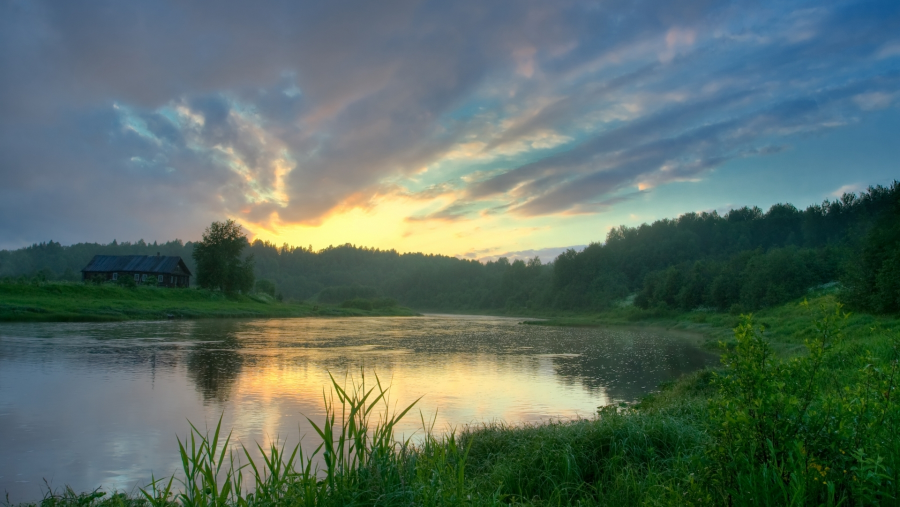
#> input picture Basic_operations_and_Intensity_transformation/images/img.jpeg, 1800 x 1013 px, found by its file name (shown at 1/2 size)
$ jupyter execute Basic_operations_and_Intensity_transformation.ipynb
#> lines starting #> are read from the running program, lines starting #| are printed output that depends on the picture; after the words box and inside, x2 and y2 are one past the last pixel; in counts of white or black regions, pixels touching at a corner belong together
## **Basic operations and Intensity transformation (Point operations)**

[cell 1]
import cv2
import numpy as np
import matplotlib.cm as cm
import matplotlib.pyplot as plt
from PIL import Image, ImageOps, ImageChops
from google.colab.patches import cv2_imshow

import warnings
warnings.filterwarnings('ignore')

### Perform the following operations using library functions.

a. Read, Display and write any color image in other formats.

[cell 2]
img = cv2.imread('/content/images/img.jpeg') #Read the given image
#> img is the input picture: shape (1013, 1800, 3); mean B, G, R 100.3, 109.5, 90.3
print('Image Dimensions :', img.shape)
#| Image Dimensions : (1013, 1800, 3)
cv2_imshow(img) #Display the given image
#save matrix/array as image file
isWritten = cv2.imwrite('/content/images/image1.jpg', img) #Write the given image
if isWritten:
  print('The image is successfully saved as a file.')
cv2.waitKey(0)
cv2.destroyAllWindows()

b. Find the RED, GREEN and BLUE plane of the color image.

[cell 3]
img = cv2.imread(r'/content/images/img.jpeg')
row,col,plane = img.shape
#> row = 1013; col = 1800; plane = 3
temp1 = np.zeros((row,col,plane),np.uint8) #Set the new image to zero
temp1[:,:,0] = img[:,:,0] #Blue plane
cv2.imwrite('/content/images/blueplane.jpg', temp1)
temp2 = np.zeros((row,col,plane),np.uint8)
temp2[:,:,1] = img[:,:,1] #Green plane
cv2.imwrite('/content/images/greenplane.jpg', temp2)
temp3 = np.zeros((row,col,plane),np.uint8)
temp3[:,:,2] = img[:,:,2] #Red plane
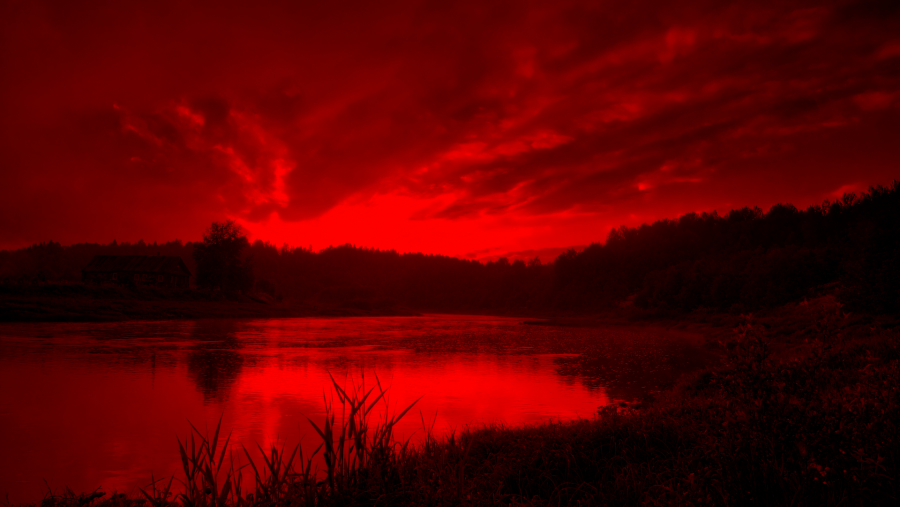
#> temp3: shape (1013, 1800, 3) (shown at 1/2 size); mean B, G, R 0, 0, 90.3
cv2.imwrite('/content/images/redplane.jpg', temp3)
#> Out = True

c. Convert color image into a grayscale image and binary image.

[cell 4]
#Grey image
image = cv2.imread('/content/images/img.jpeg') # Reading color image
# Converting color image to grayscale image
gray = cv2.cvtColor(image, cv2.COLOR_BGR2GRAY)
cv2.imwrite('/content/images/gray.jpg', gray)

#Binary image
img = cv2.imread('/content/images/img.jpeg',2) # Reading color image
#> img: shape (1013, 1800); min 0, max 245, mean 102.7
ret, bw_img = cv2. threshold(img,127,255,cv2. THRESH_BINARY)
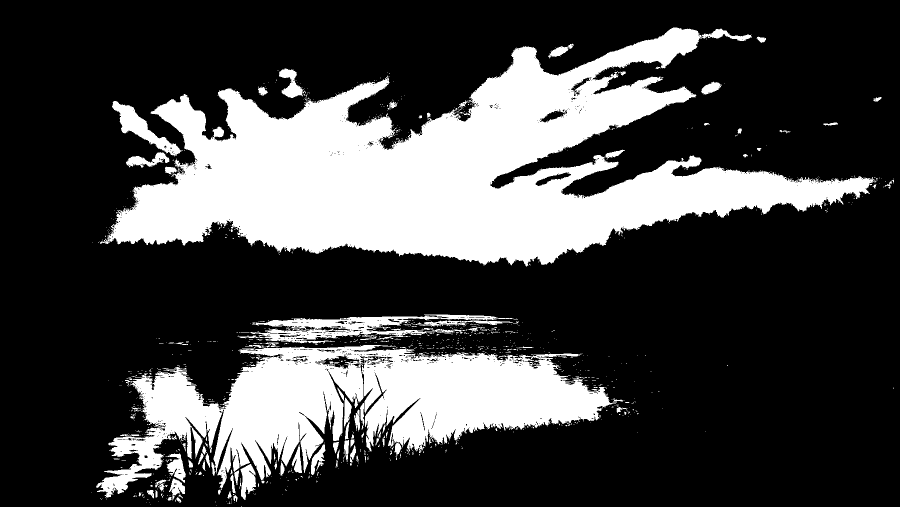
#> bw_img: shape (1013, 1800) (shown at 1/2 size); 27% white; 1177 white regions (1067 under 20 px), largest, box (x1, y1, x2, y2) and area: (200, 55, 1752, 533) 318235, (192, 688, 1234, 995) 139545, (499, 629, 1036, 687) 10487
cv2.imwrite('/content/images/bwimg.jpg', bw_img)
#> Out = True

d. Resize the image by one half and one quarter.

[cell 5]
img = cv2.imread('/content/images/img.jpeg', cv2.IMREAD_UNCHANGED)
print('Original Dimensions : ',img.shape)
#| Original Dimensions :  (1013, 1800, 3)

#resize the image by one half
scale_percent = 50 # percent of original size
width = int(img.shape[1] * scale_percent / 100)
#> width = 900
height = int(img.shape[0] * scale_percent / 100)
#> height = 506
dim = (width, height)
#> dim = (900, 506)
# resize image
resizedHalf = cv2.resize(img, dim, interpolation = cv2.INTER_AREA)
print('Resized Dimensions : ',resizedHalf.shape)
#| Resized Dimensions :  (506, 900, 3)
cv2.imwrite('/content/images/resizedHalf.jpg', resizedHalf)


#resize the image by one quarter
scale_percent = 25 # percent of original size
width = int(img.shape[1] * scale_percent / 100)
#> width = 450
height = int(img.shape[0] * scale_percent / 100)
#> height = 253
dim = (width, height)
#> dim = (450, 253)
# resize image
resizedQuarter = cv2.resize(img, dim, interpolation = cv2.INTER_AREA)
print('Resized Dimensions : ',resizedQuarter.shape)
#| Resized Dimensions :  (253, 450, 3)
cv2.imwrite('/content/images/resizedQuarter.jpg', resizedQuarter)
#> Out = True

e. The image rotates by 45, 90 and 180 degrees.

[cell 6]
img = cv2.imread('/content/images/img.jpeg')
# get image height, width
(h, w) = img.shape[:2]
#> h = 1013; w = 1800
# calculate the center of the image
center = (w / 2, h / 2)
#> center = (900, 506.5)
angle45 = 45
angle90 = 90
angle180 = 180
scale = 1.0
# 45 degrees
M = cv2.getRotationMatrix2D(center, angle45, scale)
rotated45 = cv2.warpAffine(img, M, (h, w))
# 90 degrees
M = cv2.getRotationMatrix2D(center, angle90, scale)
rotated90 = cv2.warpAffine(img, M, (h, w))
# 180 degrees
M = cv2.getRotationMatrix2D(center, angle180, scale)
rotated180 = cv2.warpAffine(img, M, (w, h))
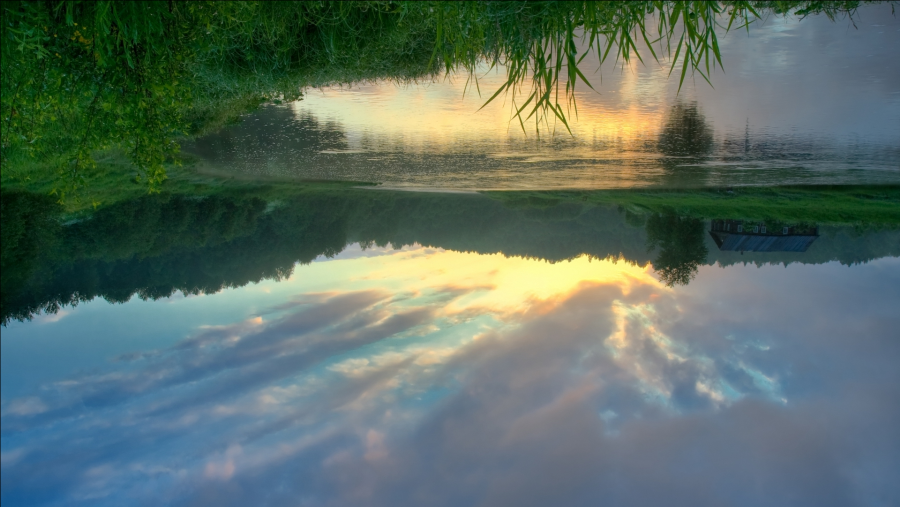
#> rotated180: shape (1013, 1800, 3) (shown at 1/2 size); mean B, G, R 100.1, 109.3, 90.2
cv2.imwrite('/content/images/rotated45.jpg', rotated45)
cv2.imwrite('/content/images/rotated90.jpg', rotated90)
cv2.imwrite('/content/images/rotated180.jpg', rotated180)
#> Out = True

### Create black and white images (A) of size 1024x1024. Which consists of alternative horizontal lines of black and white. Each line is of size 128. And create black and white images (B) of size 1024x1024. Which consists of alternative vertical lines of black and white.

a. Perform the following operations on Image A and Image B.

i. Image addition of A and B

ii. Subtraction of A and B

iii. Multiplying Images of A and B

[cell 7]
height=1024
width=1024
blank_image = np.zeros((height,width,3), np.uint8)
blank_image2 = np.zeros((height,width,3), np.uint8)

blank_image[0:height//3,:] = (255,255,255) # (B, G, R)
blank_image[height//8:2*height//8,:] = (0,0,0)
blank_image[2*height//8:3*height//8,:] = (255,255,255)
blank_image[3*height//8:4*height//8,:] = (0,0,0)
blank_image[4*height//8:5*height//8,:] = (255,255,255)
blank_image[5*height//8:6*height//8,:] = (0,0,0)
blank_image[6*height//8:7*height//8,:] = (255,255,255)
blank_image[7*height//8:height,:] = (0,0,0)
cv2.imwrite('/content/images/imageA.jpg',blank_image)

blank_image[2:,0:width//8] = (255,255,255) # (B, G, R)
blank_image2[:,width//8:2*width//8] = (0,0,0)
blank_image2[:,2*width//8:3*width//8] = (255,255,255)
blank_image2[:,3*width//8:4*width//8] = (0,0,0)
blank_image2[:,4*width//8:5*width//8] = (255,255,255)
blank_image2[:,5*width//8:6*width//8] = (0,0,0)
blank_image2[:,6*width//8:7*width//8] = (255,255,255)
blank_image2[:,7*width//8:width] = (0,0,0)
cv2.imwrite('/content/images/imageB.jpg',blank_image2)

cv2.waitKey(0)
cv2.destroyAllWindows()

img1 = cv2.imread('/content/images/imageA.jpg')
img2 = cv2.imread('/content/images/imageB.jpg')

#### Image addition of A and B
imgA = cv2.add(img1,img2)
#> imgA: shape (1024, 1024, 3); 68.8% white; 16 black regions, largest, box (x1, y1, x2, y2) and area: (0, 128, 256, 256) 32768, (0, 384, 256, 512) 32768, (0, 640, 256, 768) 32768
cv2.imwrite('/content/images/A+B.jpg',imgA)
cv2.waitKey(0)

#### Image subtraction of A and B
imgB = cv2.subtract(img1,img2)
#> imgB: shape (1024, 1024, 3); 31.2% white; 16 white regions, largest, box (x1, y1, x2, y2) and area: (0, 0, 256, 128) 32768, (0, 256, 256, 384) 32768, (0, 512, 256, 640) 32768
cv2.imwrite('/content/images/A-B.jpg',imgB)
cv2.waitKey(0)

### Multiplying Images of A and B
im1 = Image.open(r"/content/images/imageA.jpg")
im2 = Image.open(r"/content/images/imageB.jpg")
# applying multiply method
im3 = ImageChops.multiply(im1, im2)
#> im3: PIL image 1024x1024 RGB; 18.8% white; 12 white regions, largest, box (x1, y1, x2, y2) and area: (256, 0, 384, 128) 16384, (512, 0, 640, 128) 16384, (768, 0, 896, 128) 16384
im2.save('/content/images/A*B.jpg', quality=100)

b. Create a grayscale image of size 256x1024. The intensity of the image should vary sinusoidal.

[cell 8]
height, width = 256, 1024 #in pixels
spines = 'left', 'right', 'top', 'bottom'
labels = ['label' + spine for spine in spines]
tick_params = {spine : False for spine in spines}
tick_params.update({label : False for label in labels})
img = np.random.randint(0, 4097, (height, width))
desired_width = 8 #in inches
scale = desired_width / float(width)
fig, ax = plt.subplots(1, 1, figsize=(desired_width, height*scale))
img = ax.imshow(img, cmap=cm.Greys_r, interpolation='none')
#remove spines
for spine in spines:
  ax.spines[spine].set_visible(False)
#hide ticks and labels
ax.tick_params(**tick_params)
#save
fig.savefig('/content/images/grayscaleimg.jpg', dpi=300)

c. Create a white image of size 256x256, with black box of size 58x58 at centre

[cell 9]
img_1 = np.zeros([256,256,1],dtype=np.uint8)
img_1.fill(255)
cv2.rectangle(img_1,(58,58),(198,198),0,-1)
#> img_1: shape (256, 256, 1); 69.7% white; 1 black region, box (x1, y1, x2, y2) and area: (58, 58, 199, 199) 19881
print("image shape: ", img_1.shape)
#| image shape:  (256, 256, 1)
cv2.imwrite('/content/images/imgShape.jpg', img_1)

### Develop programs for following intensity transformation operation on a grayscale image. Collect any grayscale image from any source. Process that image using these operations.

a. Image negative

[cell 10]
im = Image.open('/content/images/grayscale.jpeg')
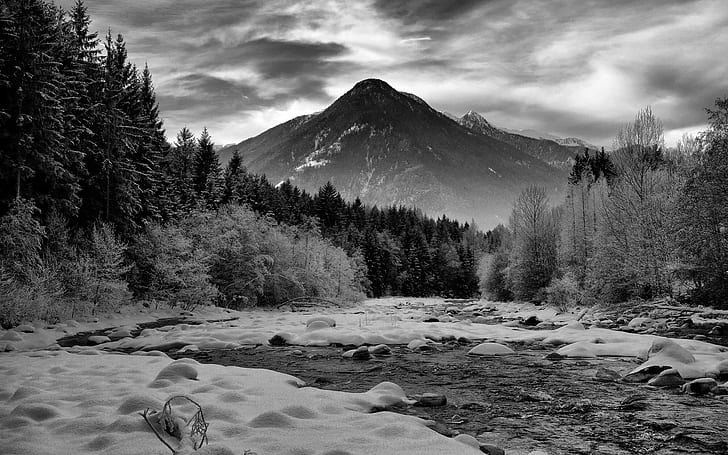
#> input picture Basic_operations_and_Intensity_transformation/images/grayscale.jpeg, 728 x 455 px, found by its file name
#> im is the input picture: PIL image 728x455 RGB; min 0, max 255, mean 101
im_invert = ImageOps.invert(im)
im_invert.save('/content/images/imgNegative.jpg', quality=95)

b. Log transformation and inverse log transform: s = c log (1+r), c is a const, r ≥ 0. S is the pixel intensity of the output image, r is the pixel intensity of the input image. Study the effect of constant c on the quality of output image.

[cell 11]
# Load the image
img = cv2.imread('/content/images/grayscale.jpeg')

####  Log transformation

# Apply log transform
img_log = (np.log(img+1)/(np.log(1+np.max(img))))*255
#> img_log: shape (455, 728, 3) float16; 0.12% of the values are NaN or infinite; the others: min 0, max 254.9, mean 195.9
# Specify the data type
img_log = np.array(img_log,dtype=np.uint8)
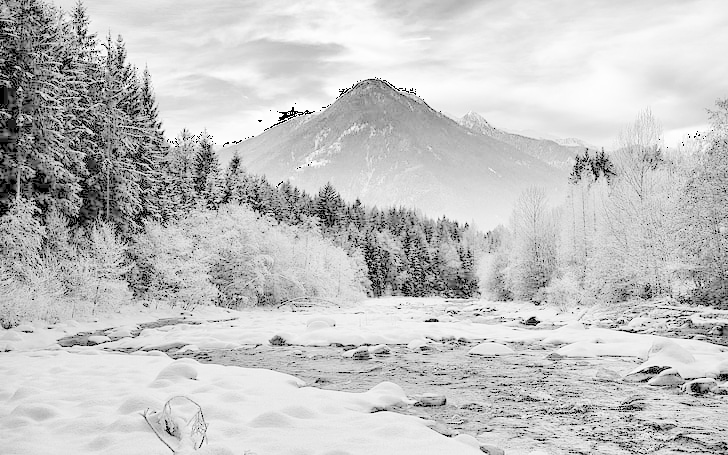
#> img_log: shape (455, 728, 3); min 0, max 254, mean 195.1
cv2.imwrite('/content/images/log_imageA.jpg',img_log)


### Inverse log transform

# Apply log transform
img_log = (np.log(img+1)/(np.log(1+np.max(img))))*255 # Specify the data type
img_log = np.array(img_log,dtype=np.uint8)
# Display the image
cv2.imwrite('/content/images/log_imageB.jpg',img_log)


im = Image.open('/content/images/log_imageB.jpg')
im_invert = ImageOps.invert(im)
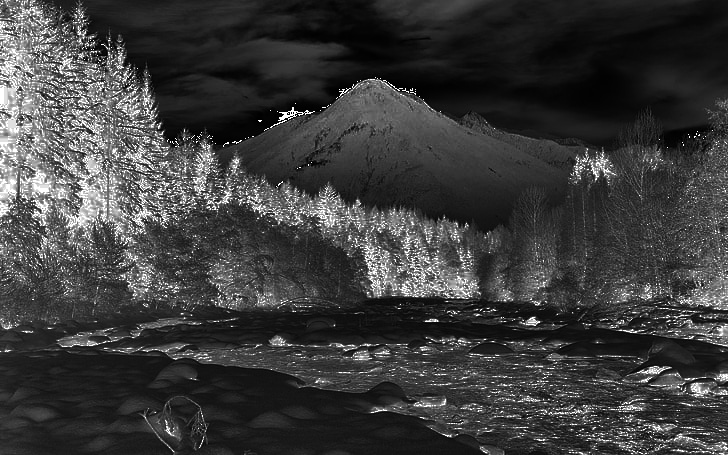
#> im_invert: PIL image 728x455 RGB; min 0, max 255, mean 59.8
im_invert.save('/content/images/loginverse_imageB.jpg', quality=95)

 c. Power law transformation: Study the effect of different values of Gamma used in this transformation.

[cell 12]
img = cv2.imread('/content/images/grayscale.jpeg')
# Trying 4 gamma values
for gamma in [0.1, 0.5, 1.2, 2.2]:
  # Applying gamma correction
  gamma_corrected = np.array(255*(img / 255) ** gamma, dtype = 'uint8')
  # Save edited images
  cv2.imwrite('/content/images/gammaTransformed'+str(gamma)+'.jpg', gamma_corrected)
#> this loop made 4 passes
#> pass 1, `gamma_corrected = np.array(255*(img / 255) ** gamma, dtype = 'uint8')`:
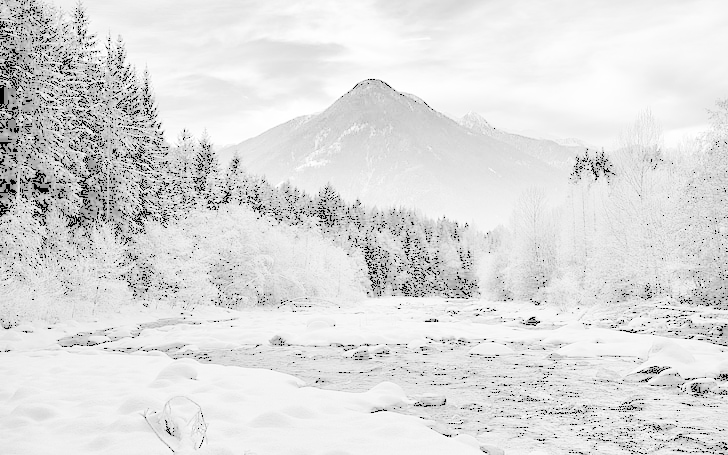
#> gamma_corrected: shape (455, 728, 3); min 0, max 255, mean 220.8

d. Contrast stretching

[cell 13]
# Method to process the red band of the image
def normalizeRed(intensity):
  iI = intensity
  minI = 86
  maxI = 230
  minO = 0
  maxO = 255
  iO = (iI-minI)*(((maxO-minO)/(maxI-minI))+minO)
  return iO
# Method to process the green band of the image
def normalizeGreen(intensity):
  iI = intensity
  minI = 90
  maxI = 225
  minO = 0
  maxO = 255
  iO = (iI-minI)*(((maxO-minO)/(maxI-minI))+minO)
  return iO
# Method to process the blue band of the image
def normalizeBlue(intensity):
  iI = intensity
  minI = 100
  maxI = 210
  minO = 0
  maxO = 255
  iO = (iI-minI)*(((maxO-minO)/(maxI-minI))+minO)
  return iO
# Create an image object
imageObject = Image.open("/content/images/img.jpeg")
# Split the red, green and blue bands from the Image
multiBands = imageObject.split()
# Apply point operations that does contrast stretching on each color band
normalizedRedBand = multiBands[0].point(normalizeRed)
normalizedGreenBand = multiBands[1].point(normalizeGreen)
normalizedBlueBand = multiBands[2].point(normalizeBlue)
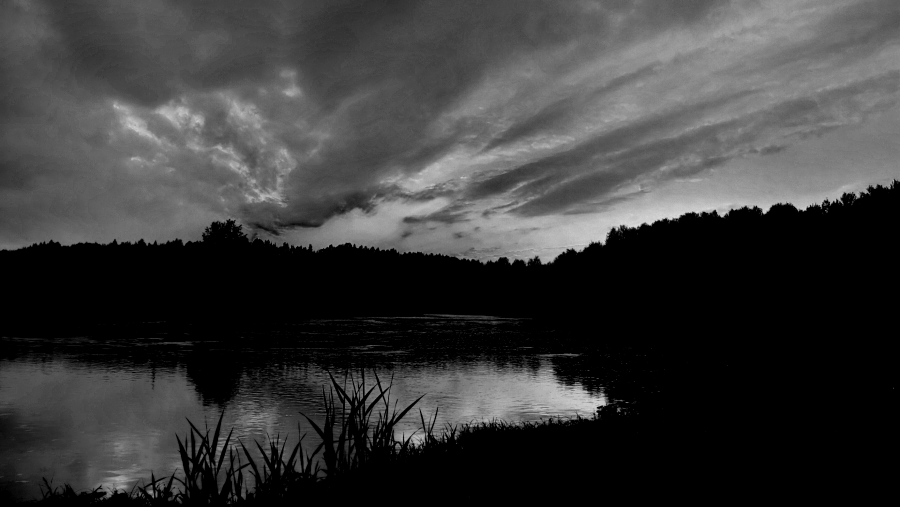
#> normalizedBlueBand: PIL image 1800x1013 L (shown at 1/2 size); min 0, max 227, mean 58
# Create a new image from the contrast stretched red, green and blue brands
normalizedImage = Image.merge("RGB", (normalizedRedBand, normalizedGreenBand, normalizedBlueBand))
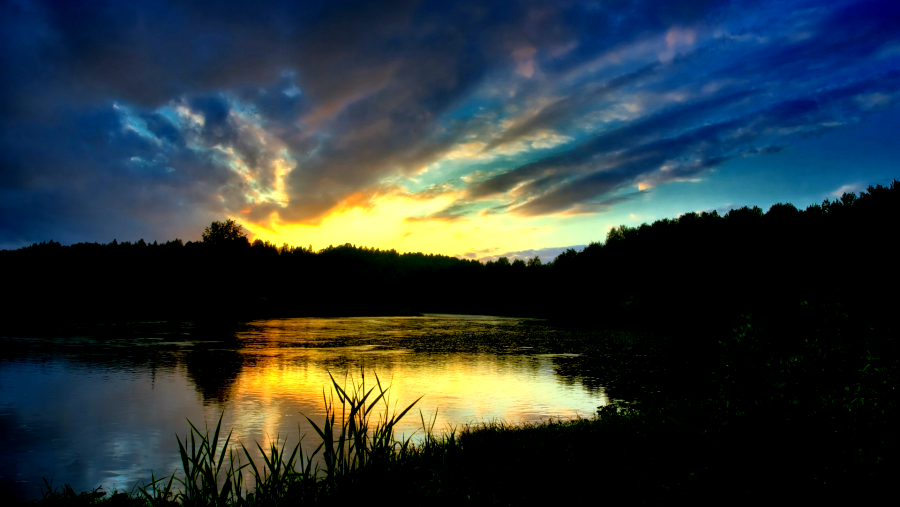
#> normalizedImage: PIL image 1800x1013 RGB (shown at 1/2 size); mean R, G, B 45.1, 56.3, 58
# Saving the image after contrast stretching
normalizedImage.save('/content/images/normalizedImage.jpg', quality=95)

e. Gray level slicing

[cell 14]
# Load the image
img = cv2.imread('/content/images/grayscale.jpeg',0)
#> img: shape (455, 728); min 0, max 255, mean 101
# Find width and height of image
row, column = img.shape
# Create an zeros array to store the sliced image
img1 = np.zeros((row,column),dtype = 'uint8')
# Specify the min and max range
min_range = 10
max_range = 60
# Loop over the input image and if pixel value lies in desired range set it to 255 otherwise set it to 0.
for i in range(row):
  for j in range(column):
    if img[i,j]>min_range and img[i,j]<max_range:
      img1[i,j] = 255
    else:
      img1[i,j] = 0
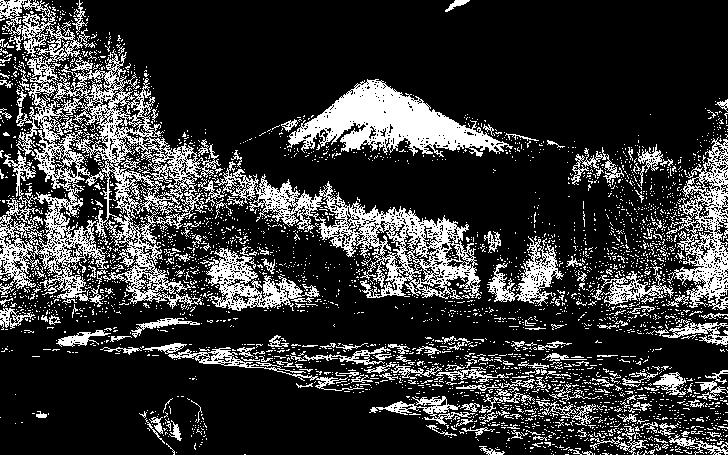
#> img1: shape (455, 728); 21.1% white in thin lines or dots
# Save the image
cv2.imwrite('/content/images/slicedimage.jpg', img1)
#> Out = True
